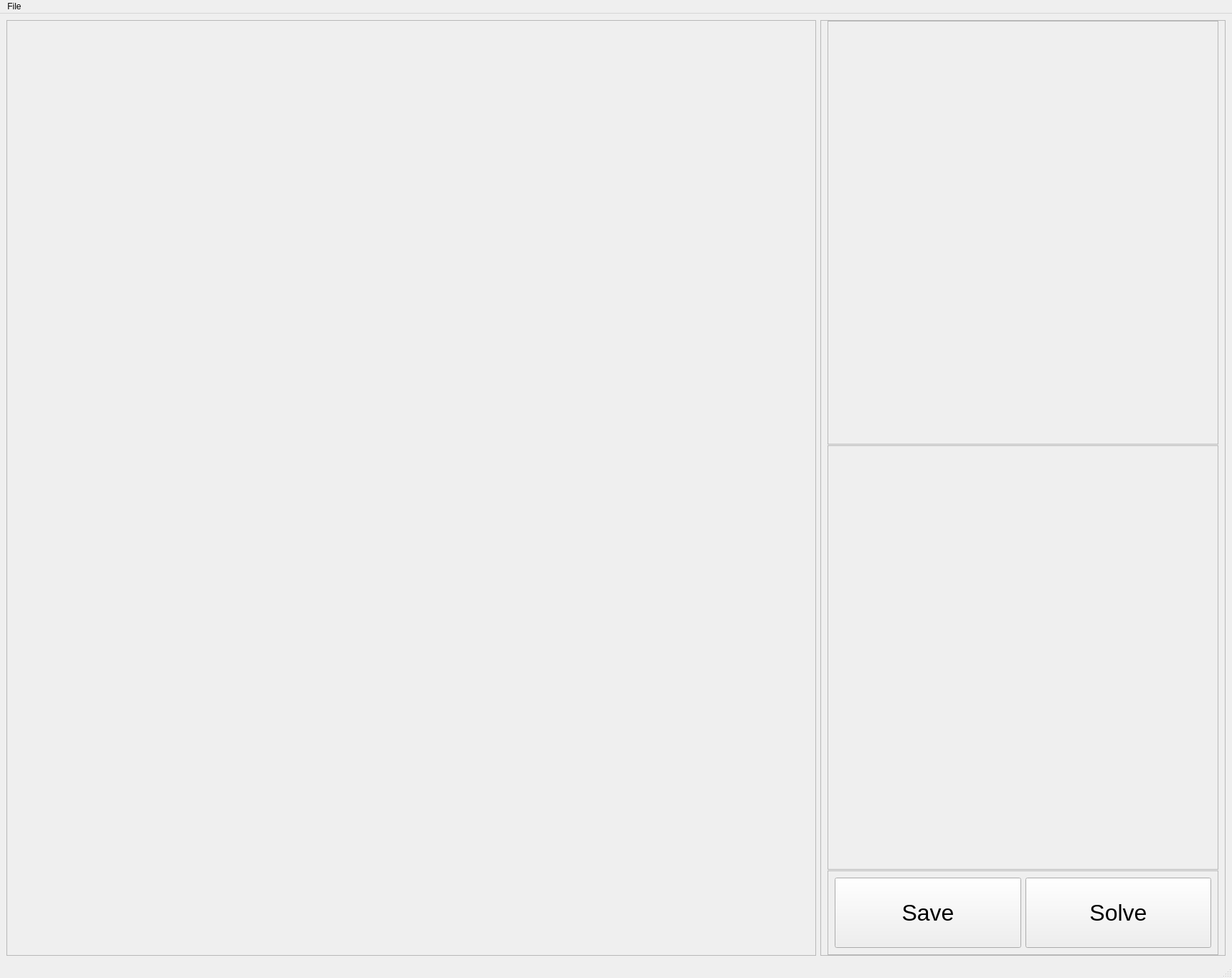
<?xml version="1.0" encoding="UTF-8"?>
<ui version="4.0">
 <class>MainWindow</class>
 <widget class="QMainWindow" name="MainWindow">
  <property name="geometry">
   <rect>
    <x>0</x>
    <y>0</y>
    <width>1718</width>
    <height>1364</height>
   </rect>
  </property>
  <property name="windowTitle">
   <string>MainWindow</string>
  </property>
  <widget class="QWidget" name="centralwidget">
   <property name="sizePolicy">
    <sizepolicy hsizetype="Expanding" vsizetype="Expanding">
     <horstretch>1</horstretch>
     <verstretch>1</verstretch>
    </sizepolicy>
   </property>
   <layout class="QGridLayout" name="gridLayout_2" rowstretch="0" columnstretch="0,0" rowminimumheight="0">
    <item row="0" column="0">
     <widget class="QFrame" name="plotFrame">
      <property name="sizePolicy">
       <sizepolicy hsizetype="Expanding" vsizetype="Expanding">
        <horstretch>2</horstretch>
        <verstretch>1</verstretch>
       </sizepolicy>
      </property>
      <property name="frameShape">
       <enum>QFrame::Shape::StyledPanel</enum>
      </property>
      <property name="frameShadow">
       <enum>QFrame::Shadow::Raised</enum>
      </property>
      <layout class="QGridLayout" name="gridLayout">
       <item row="0" column="0">
        <widget class="pyVistaView" name="Plotwidget" native="true">
         <property name="sizePolicy">
          <sizepolicy hsizetype="Expanding" vsizetype="Expanding">
           <horstretch>2</horstretch>
           <verstretch>1</verstretch>
          </sizepolicy>
         </property>
        </widget>
       </item>
      </layout>
     </widget>
    </item>
    <item row="0" column="1">
     <widget class="QFrame" name="controlFrame">
      <property name="sizePolicy">
       <sizepolicy hsizetype="Expanding" vsizetype="Expanding">
        <horstretch>1</horstretch>
        <verstretch>1</verstretch>
       </sizepolicy>
      </property>
      <property name="cursor">
       <cursorShape>ArrowCursor</cursorShape>
      </property>
      <property name="frameShape">
       <enum>QFrame::Shape::StyledPanel</enum>
      </property>
      <property name="frameShadow">
       <enum>QFrame::Shadow::Raised</enum>
      </property>
      <property name="lineWidth">
       <number>1</number>
      </property>
      <layout class="QVBoxLayout" name="verticalLayout_2" stretch="5,5,1">
       <property name="spacing">
        <number>1</number>
       </property>
       <property name="sizeConstraint">
        <enum>QLayout::SizeConstraint::SetMaximumSize</enum>
       </property>
       <property name="topMargin">
        <number>0</number>
       </property>
       <property name="bottomMargin">
        <number>0</number>
       </property>
       <item>
        <widget class="plot_controller_widget" name="plotController">
         <property name="sizePolicy">
          <sizepolicy hsizetype="Expanding" vsizetype="Expanding">
           <horstretch>1</horstretch>
           <verstretch>5</verstretch>
          </sizepolicy>
         </property>
         <property name="frameShape">
          <enum>QFrame::Shape::StyledPanel</enum>
         </property>
         <property name="frameShadow">
          <enum>QFrame::Shadow::Raised</enum>
         </property>
         <property name="lineWidth">
          <number>1</number>
         </property>
         <property name="midLineWidth">
          <number>0</number>
         </property>
        </widget>
       </item>
       <item>
        <widget class="sim_controller_widget" name="simController">
         <property name="sizePolicy">
          <sizepolicy hsizetype="Expanding" vsizetype="Expanding">
           <horstretch>1</horstretch>
           <verstretch>5</verstretch>
          </sizepolicy>
         </property>
         <property name="frameShape">
          <enum>QFrame::Shape::StyledPanel</enum>
         </property>
         <property name="frameShadow">
          <enum>QFrame::Shadow::Raised</enum>
         </property>
        </widget>
       </item>
       <item>
        <widget class="QFrame" name="saveOrSolve_f">
         <property name="sizePolicy">
          <sizepolicy hsizetype="Expanding" vsizetype="Preferred">
           <horstretch>1</horstretch>
           <verstretch>0</verstretch>
          </sizepolicy>
         </property>
         <property name="frameShape">
          <enum>QFrame::Shape::StyledPanel</enum>
         </property>
         <property name="frameShadow">
          <enum>QFrame::Shadow::Raised</enum>
         </property>
         <layout class="QHBoxLayout" name="horizontalLayout" stretch="1,1">
          <item>
           <widget class="QPushButton" name="save_button">
            <property name="sizePolicy">
             <sizepolicy hsizetype="Expanding" vsizetype="Expanding">
              <horstretch>1</horstretch>
              <verstretch>1</verstretch>
             </sizepolicy>
            </property>
            <property name="font">
             <font>
              <pointsize>24</pointsize>
             </font>
            </property>
            <property name="text">
             <string>Save</string>
            </property>
           </widget>
          </item>
          <item>
           <widget class="QPushButton" name="solve_button">
            <property name="sizePolicy">
             <sizepolicy hsizetype="Expanding" vsizetype="Expanding">
              <horstretch>1</horstretch>
              <verstretch>1</verstretch>
             </sizepolicy>
            </property>
            <property name="font">
             <font>
              <pointsize>24</pointsize>
             </font>
            </property>
            <property name="text">
             <string>Solve</string>
            </property>
           </widget>
          </item>
         </layout>
        </widget>
       </item>
      </layout>
     </widget>
    </item>
   </layout>
  </widget>
  <widget class="QMenuBar" name="menubar">
   <property name="geometry">
    <rect>
     <x>0</x>
     <y>0</y>
     <width>1718</width>
     <height>22</height>
    </rect>
   </property>
   <widget class="QMenu" name="menuFile">
    <property name="title">
     <string>File</string>
    </property>
    <widget class="QMenu" name="menuPrecision">
     <property name="title">
      <string>Precision</string>
     </property>
     <addaction name="action64_bit_2"/>
     <addaction name="action32_bit_2"/>
    </widget>
    <addaction name="actionLoad_System_File"/>
    <addaction name="menuPrecision"/>
    <addaction name="separator"/>
    <addaction name="actionExit"/>
   </widget>
   <addaction name="menuFile"/>
  </widget>
  <widget class="QStatusBar" name="statusbar"/>
  <action name="actionExit">
   <property name="text">
    <string>Exit</string>
   </property>
  </action>
  <action name="actionLoad_System_File">
   <property name="text">
    <string>Load System File</string>
   </property>
  </action>
  <action name="action64_bit_2">
   <property name="text">
    <string>64-bit</string>
   </property>
  </action>
  <action name="action32_bit_2">
   <property name="text">
    <string>32-bit</string>
   </property>
  </action>
 </widget>
 <customwidgets>
  <customwidget>
   <class>pyVistaView</class>
   <extends>QWidget</extends>
   <header>gui/resources/widgets/pyVistaView.h</header>
   <container>1</container>
  </customwidget>
  <customwidget>
   <class>plot_controller_widget</class>
   <extends>QFrame</extends>
   <header>gui/resources/widgets/plot_controller_widget.h</header>
   <container>1</container>
   <slots>
    <signal>update_plot()</signal>
    <slot>set_current_params_from_plotter(QString,QString)</slot>
   </slots>
  </customwidget>
  <customwidget>
   <class>sim_controller_widget</class>
   <extends>QFrame</extends>
   <header>gui/resources/widgets/sim_controller_widget.h</header>
   <container>1</container>
  </customwidget>
 </customwidgets>
 <resources/>
 <connections>
  <connection>
   <sender>save_button</sender>
   <signal>clicked()</signal>
   <receiver>MainWindow</receiver>
   <slot>save_results()</slot>
   <hints>
    <hint type="sourcelabel">
     <x>1232</x>
     <y>1284</y>
    </hint>
    <hint type="destinationlabel">
     <x>1591</x>
     <y>1195</y>
    </hint>
   </hints>
  </connection>
  <connection>
   <sender>solve_button</sender>
   <signal>released()</signal>
   <receiver>MainWindow</receiver>
   <slot>solve_ODE()</slot>
   <hints>
    <hint type="sourcelabel">
     <x>1524</x>
     <y>1288</y>
    </hint>
    <hint type="destinationlabel">
     <x>1591</x>
     <y>1280</y>
    </hint>
   </hints>
  </connection>
  <connection>
   <sender>actionLoad_System_File</sender>
   <signal>triggered()</signal>
   <receiver>MainWindow</receiver>
   <slot>load_system_from_filedialog()</slot>
   <hints>
    <hint type="sourcelabel">
     <x>-1</x>
     <y>-1</y>
    </hint>
    <hint type="destinationlabel">
     <x>795</x>
     <y>672</y>
    </hint>
   </hints>
  </connection>
 </connections>
 <slots>
  <slot>update_plot()</slot>
  <slot>update_z_var()</slot>
  <slot>update_x_slice()</slot>
  <slot>update_y_slice()</slot>
  <slot>update_z_slice()</slot>
  <slot>update_x_var()</slot>
  <slot>update_y_var()</slot>
  <slot>animate_3D()</slot>
  <slot>set_current_fft_freq()</slot>
  <slot>set_singlePlot_style()</slot>
  <slot>set_xScale()</slot>
  <slot>set_yScale()</slot>
  <slot>set_zScale()</slot>
  <slot>set_param1_var()</slot>
  <slot>set_param2_var()</slot>
  <slot>set_param1Sweep_scale()</slot>
  <slot>set_param2Sweep_scale()</slot>
  <slot>set_param1Sweep_bounds()</slot>
  <slot>set_param2Sweep_bounds()</slot>
  <slot>set_duration()</slot>
  <slot>set_fs()</slot>
  <slot>set_warmup()</slot>
  <slot>set_dt()</slot>
  <slot>set_y0()</slot>
  <slot>save_results()</slot>
  <slot>solve_ODE()</slot>
  <slot>select_param1()</slot>
  <slot>select_param2()</slot>
  <slot>load_system_from_filedialog()</slot>
  <slot>set_precision()</slot>
 </slots>
</ui>
